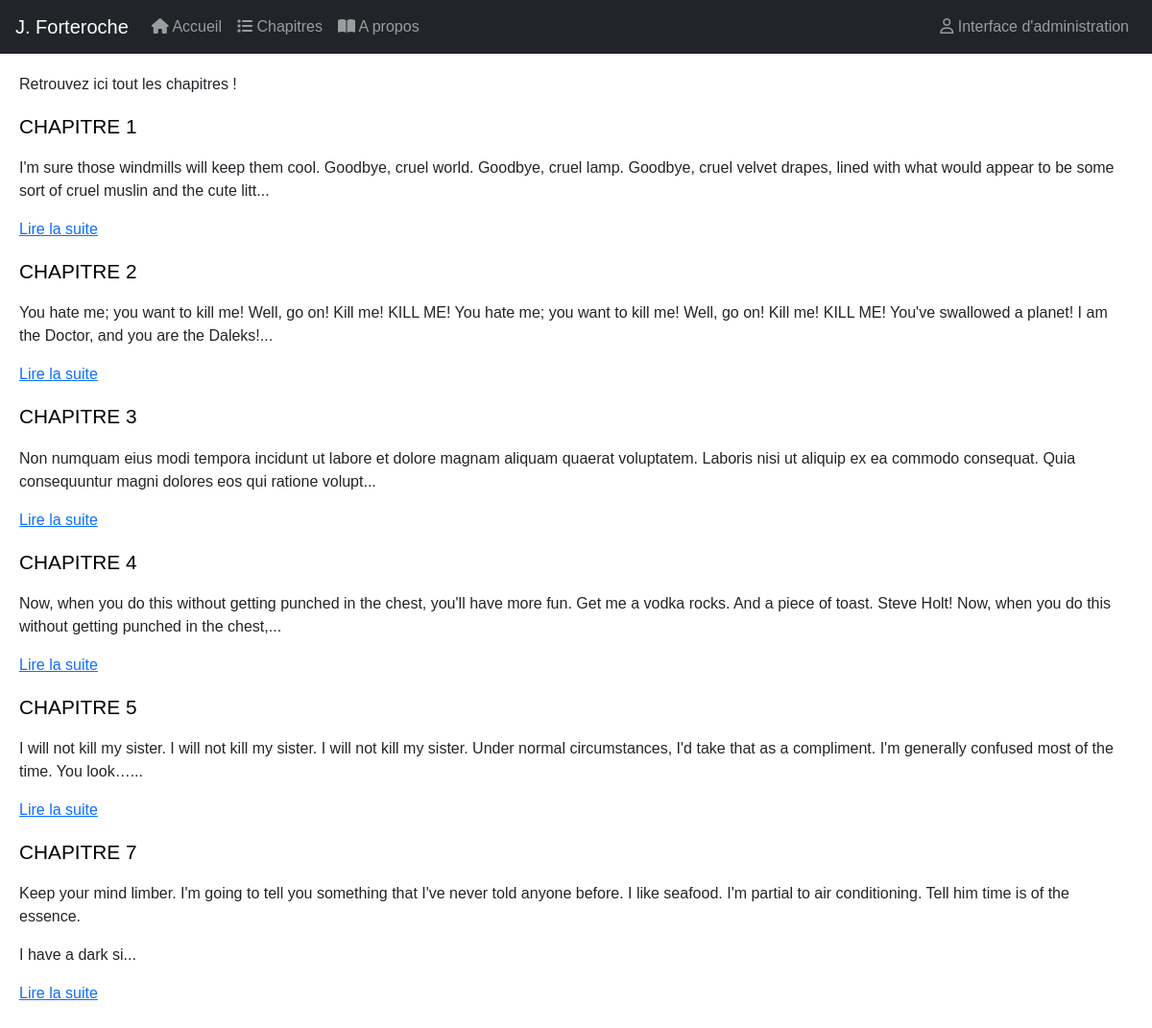
The app's page /index.php?action=contents (signed in) with its own data.
### tables this page shows
CREATE TABLE IF NOT EXISTS `billets` (
  `id` int(11) NOT NULL AUTO_INCREMENT,
  `titre` varchar(255) DEFAULT NULL,
  `contenu` text DEFAULT NULL,
  `date_publi` date DEFAULT NULL,
  PRIMARY KEY (`id`)
);

### core/Controller/Controller.php (called while the page is built, shortened)
<?php
class Controller {
    protected $viewpath;
    protected function render($view, $variable =[]) {
        extract($variable);
        require ($this -> viewpath . $view . '.php');
    }
}

### app/Controller/Frontend/FrontendController.php (called while the page is built, shortened)
<?php
Class FrontendController extends AppController {
    public function contents() {
        $billets = $this->billet->allPublished();
        $this-> render('frontend/contents', compact('billets'));
    }
}

### core/Table/Table.php (called while the page is built, shortened)
<?php
class Table {
    protected $db;
    public function __construct(MysqlDatabase $db) {
        $this -> db = $db;
    }
    public function query($statement, $attributes = null, $one = false) {
        if($attributes) {
            return $this -> db -> prepare($statement, $attributes, str_replace('Table','Entity', get_class($this)), $one);
        }
        else {
            return $this -> db -> query($statement, str_replace('Table','Entity', get_class($this)), $one);
        }
    }
}
?>

### core/Database/MysqlDatabase.php (called while the page is built, shortened)
<?php
class MysqlDatabase {
    private $db_name;
    private $db_user;
    private $db_pass;
    private $db_host;
    private $pdo;
    public function __construct($db_name, $db_user, $db_pass, $db_host) {
        $this -> db_name = $db_name;
        $this -> db_user = $db_user;
        $this -> db_pass = $db_pass;
        $this -> db_host = $db_host;
    }
    private function getPDO(){
        if($this -> pdo === null) {
            $pdo = new PDO('mysql:dbname=' . $this -> db_name. ';host=' . $this -> db_host . '', $this -> db_user, $this -> db_pass);
            $pdo -> setAttribute(PDO::ATTR_ERRMODE, PDO::ERRMODE_EXCEPTION);
            $this -> pdo = $pdo;
        }
        return $this -> pdo;
    }
    public function query($statement, $class_name=null, $one=false) {
        $req = $this -> getPDO() -> query($statement);
        if($class_name === null) {
            $req -> setFetchMode(PDO::FETCH_OBJ);
        }
        else {
            $req->setFetchMode(PDO::FETCH_CLASS, $class_name);
        }
        if ($one) {
            $datas = $req->fetch();
        }
        else {
            $datas = $req->fetchAll();
        }
        return $datas;
    }
}

### app/Table/BilletTable.php (called while the page is built, shortened)
<?php
class BilletTable extends Table {
    public function allPublished() {
        return $this -> query("SELECT * FROM billets WHERE date_publi <= current_date() ORDER BY id");
    }
}
?>

### app/AutoLoader.php (called while the page is built, shortened)
<?php
class AutoLoader {
    public static function autoload($class) {
        if (strpos($class, __NAMESPACE__ . '\\') === 0){
            $class = str_replace(__NAMESPACE__ . '\\', '', $class);
            $class = str_replace('\\', '/', $class);
        }
    }
}

### core/AutoLoader.php (called while the page is built, shortened)
<?php
class AutoLoader {
    public static function autoload($class) {
        if (strpos($class, __NAMESPACE__ . '\\') === 0){
            $class = str_replace(__NAMESPACE__ . '\\', '', $class);
            $class = str_replace('\\', '/', $class);
        }
    }
}

### core/Entity/Entity.php (called while the page is built, shortened)
<?php
class Entity {
    public function __get($key) {
        $method = 'get' . ucfirst($key);
        $this -> $key = $this->$method();
        return $this -> $key;
    }
}

### app/views/frontend/contents.php (the view)
<section id="contents" class="main">
<p> Retrouvez ici tout les chapitres ! </p>
<?php
foreach($billets as $billet): ?>
    <p><a class="contents" href ="<?php echo $billet->url; ?>"><?php echo $billet-> titre;?> </a></p>
    <p><?php echo $billet->extrait;?></p>
<?php endforeach; ?>
</section>

### app/Entity/BilletEntity.php (shortened to what this page needs)
<?php
class BilletEntity extends Entity{
    public function getUrl() {
        return 'index.php?action=chapitre&id=' . $this->id;
    }
    public function getExtrait() {
        $html = '<p>' . substr($this->contenu, 0, 200) . '...</p>';
        $html .= '<p><a href="' . $this->url . '">Lire la suite</a></p>';
        return $html;
    }
}
?>

### public/css/style.css (style rules this page uses)
html ,body ,h1 ,h2 ,h3 ,h4 ,h5 ,h6 ,p , a { font-family: ff-tisa-sans-web-pro, sans-serif; font-style: normal; font-weight: 100; margin-top: 0px; margin-left: 0px; margin-right: 0px; }
.main { padding: 20px; }
.contents { font-size: 1.3em; color:black; text-decoration: none; text-transform: uppercase; }

### records on screen
billets: titre "CHAPITRE 1", contenu "I'm sure those windmills will keep them cool. Goodbye, cruel world. Goodbye, cruel lamp. Goodbye, cruel velvet drapes, lined with what would appear to be some sort of cruel muslin and the cute litt"
billets: titre "CHAPITRE 2", contenu "You hate me; you want to kill me! Well, go on! Kill me! KILL ME! You hate me; you want to kill me! Well, go on! Kill me! KILL ME! You've swallowed a planet! I am the Doctor, and you are the Daleks!"
billets: titre "CHAPITRE 3", contenu "Non numquam eius modi tempora incidunt ut labore et dolore magnam aliquam quaerat voluptatem. Laboris nisi ut aliquip ex ea commodo consequat. Quia consequuntur magni dolores eos qui ratione volupt"
billets: titre "CHAPITRE 4", contenu "Now, when you do this without getting punched in the chest, you'll have more fun. Get me a vodka rocks. And a piece of toast. Steve Holt! Now, when you do this without getting punched in the chest,"
billets: titre "CHAPITRE 5", contenu "I will not kill my sister. I will not kill my sister. I will not kill my sister. Under normal circumstances, I'd take that as a compliment. I'm generally confused most of the time. You look…"
billets: titre "CHAPITRE 7", contenu "Keep your mind limber. I'm going to tell you something that I've never told anyone before. I like seafood. I'm partial to air conditioning. Tell him time is of the essence. I have a dark si"
